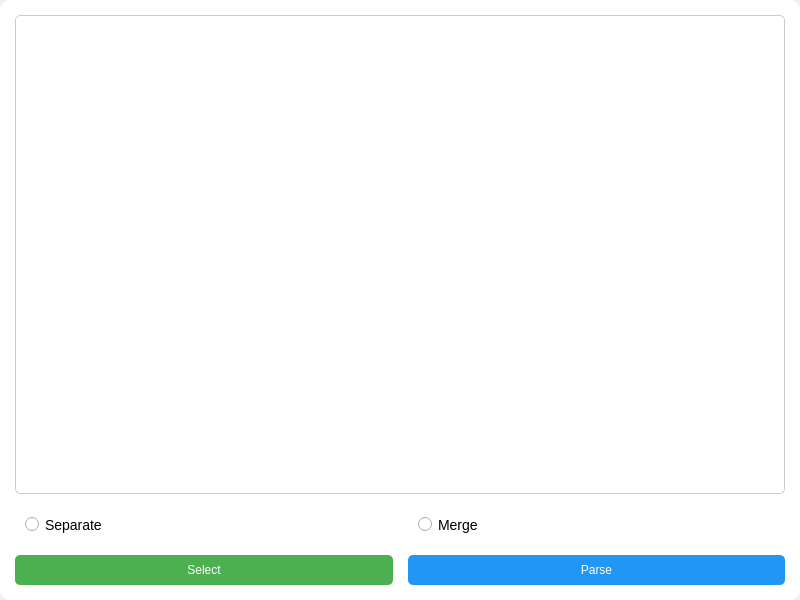
<?xml version="1.0" encoding="UTF-8"?>
<ui version="4.0">
 <class>MainWindow</class>
 <widget class="QMainWindow" name="MainWindow">
  <property name="geometry">
   <rect>
    <x>0</x>
    <y>0</y>
    <width>800</width>
    <height>600</height>
   </rect>
  </property>
  <property name="windowTitle">
   <string>BIN解析程序</string>
  </property>
  <widget class="QWidget" name="centralwidget">
   <property name="styleSheet">
    <string notr="true">background-color: rgba(255, 255, 255, 255); border-radius: 10px; padding: 10px;</string>
   </property>
   <layout class="QVBoxLayout" name="verticalLayout">
    <property name="spacing">
     <number>12</number>
    </property>
    <property name="margin">
     <number>15</number>
    </property>
    <item>
     <widget class="QListWidget" name="listWidget">
      <property name="styleSheet">
       <string notr="true">border-radius: 5px; border: 1px solid #ccc;</string>
      </property>
      <property name="frameShape">
       <enum>QFrame::StyledPanel</enum>
      </property>
     </widget>
    </item>
    <item>
     <layout class="QHBoxLayout" name="horizontalLayout_radios">
      <property name="spacing">
       <number>15</number>
      </property>
      <property name="margin">
       <number>0</number>
      </property>
      <item>
       <widget class="QRadioButton" name="radioSeparate">
        <property name="text">
         <string>Separate</string>
        </property>
        <property name="styleSheet">
         <string notr="true">font-size: 14px;</string>
        </property>
       </widget>
      </item>
      <item>
       <widget class="QRadioButton" name="radioMerge">
        <property name="text">
         <string>Merge</string>
        </property>
        <property name="styleSheet">
         <string notr="true">font-size: 14px;</string>
        </property>
       </widget>
      </item>
     </layout>
    </item>
    <item>
     <layout class="QHBoxLayout" name="horizontalLayout_buttons">
      <property name="spacing">
       <number>15</number>
      </property>
      <property name="margin">
       <number>0</number>
      </property>
      <item>
       <widget class="QPushButton" name="btnSelect">
        <property name="text">
         <string>Select</string>
        </property>
        <property name="styleSheet">
         <string notr="true">border-radius: 5px; padding: 8px 16px; background-color: #4CAF50; color: white;</string>
        </property>
       </widget>
      </item>
      <item>
       <widget class="QPushButton" name="btnParse">
        <property name="text">
         <string>Parse</string>
        </property>
        <property name="styleSheet">
         <string notr="true">border-radius: 5px; padding: 8px 16px; background-color: #2196F3; color: white;</string>
        </property>
       </widget>
      </item>
     </layout>
    </item>
   </layout>
  </widget>
 </widget>
 <resources/>
 <connections/>
</ui>
